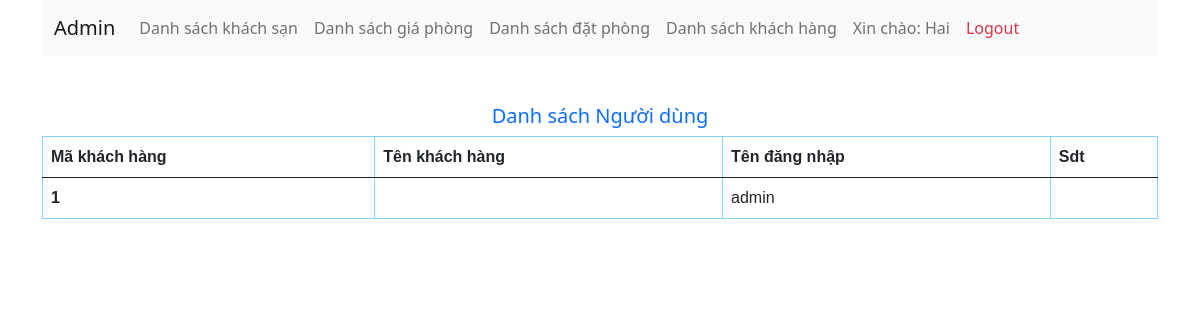
The app's page /admin/nguoidung.php (signed in), older data.
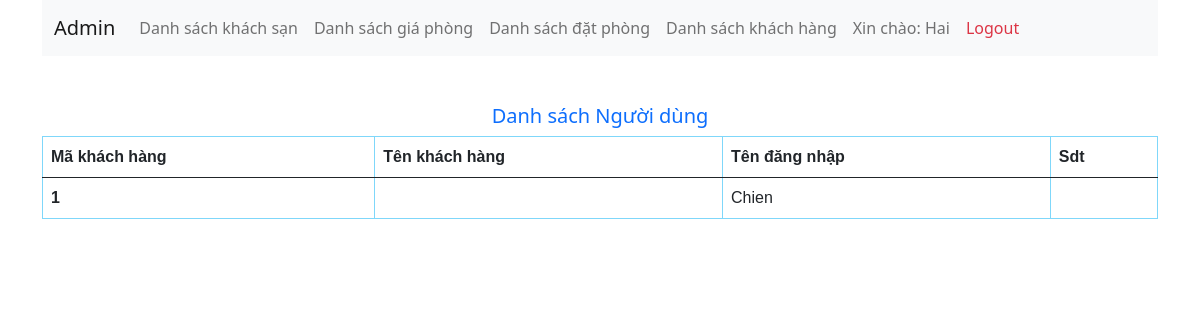
The same page, newer data.
### tables this page shows
CREATE TABLE `nguoidung` (
  `MaKH` int(11) NOT NULL,
  `TenKH` varchar(5) NOT NULL,
  `Diachi` varchar(100) NOT NULL,
  `Sdt` varchar(15) NOT NULL,
  `TenDangNhap` varchar(30) NOT NULL,
  `MatKhau` varchar(30) NOT NULL
);

### admin/nguoidung.php (the view, shortened to what this page needs)
<?php
    include("template/header.php");
?>
<main>
        <div class="container">
            <h5 class="text-center text-primary mt-5">Danh sách Người dùng</h5>
            <table class="table">
                <thead>
                    <tr>
                        <th scope="col">Mã khách hàng</th>
                        <th scope="col">Tên khách hàng</th>
                        <th scope="col">Tên đăng nhập</th>
                        <th scope="col">Sdt</th>
                    </tr>
                </thead>
                <tbody>
                    <?php
                        $conn = mysqli_connect('localhost','root','','btl');
                        $sql = "SELECT * FROM nguoidung";
                        $result = mysqli_query($conn, $sql);
                        if(mysqli_num_rows($result) > 0){
                            while($row = mysqli_fetch_assoc($result)){
                    ?>
                                <tr>
                                    <th scope="row"><?php echo $row['MaKH']; ?></th>
                                    <td><?php echo $row['TenKH']; ?></td>
                                    <td><?php echo $row['TenDangNhap']; ?></td>
                                    <td><?php echo $row['Sdt']; ?></td>
                                </tr>
                    <?php
                            }
                        }
                    ?>
                </tbody>
                </table>
        </div>
    </main>
<?php
    include("template/footer.php");
?>

Row changes from the older to the newer data that the page shows:
changed nguoidung id 1: TenDangNhap "admin" → "Chien"
